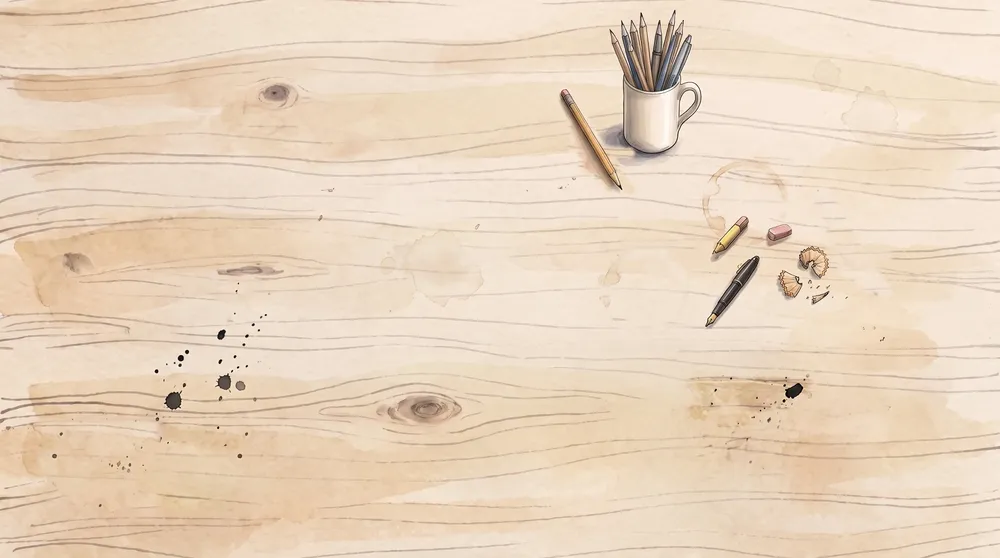
#> input picture assets/lw/desk4-scene-a.webp, 1000 x 558 px, shrunk from 2752 x 1536 before the run
$ python -i _designlab_shelf_spines.py   (imports and definitions only)
#> lines starting #> are read from the running program, lines starting #| are printed output that depends on the picture
"""Paint the classic dashboard's bookshelf: nine subject spines (cloth colour
+ small motif, line-and-wash, prompt-only, NO text), one shelf plank, one
amber bookmark ribbon. Each spine is cut to alpha (paper background removed)
so the dashboard can stack sketch/colour copies for the ink-fill effect.
Outputs design-lab/assets/lw/shelf/{slug}.png (+ plank.png, ribbon.png).
"""
import io, os, time
from google import genai
from google.genai import types
from PIL import Image
import numpy as np
from scipy.ndimage import binary_dilation, binary_fill_holes, gaussian_filter

ROOT = os.path.dirname(os.path.dirname(os.path.abspath(__file__)))
OUT = os.path.join(ROOT, "design-lab", "assets", "lw", "shelf")
# [1 line not run here, left out]
# [1 line that did not run here, left out]
MODEL = "gemini-3-pro-image-preview"

STYLE = ("REFINED line-and-wash study: clean confident pen-and-ink linework with thin "
         "watercolour washes. ONE closed cloth-bound hardback book standing upright, seen "
         "exactly from its SPINE side so the spine faces the viewer square-on: a tall "
         "chunky rounded spine, its width about one fifth of its height, filling most of "
         "the frame height, isolated on plain pale warm paper, nothing else in frame. "
         "ABSOLUTELY NO text, letters, numbers or titles anywhere.")

SPINES = {
  "maths":   ("slate blue-grey cloth ({}), a small drawn pair of compasses emblem near the head of the spine", "#4e5f66"),
  "lang":    ("dusty steel-blue cloth ({}), a small quill pen emblem near the head of the spine", "#5b7285"),
  "lit":     ("muted plum cloth ({}), a small theatre-masks emblem near the head of the spine", "#7d5a78"),
  "science": ("sage green cloth ({}), a small conical flask emblem near the head of the spine", "#4e6e5d"),
  "history": ("warm russet-brown cloth ({}), a small laurel wreath emblem near the head of the spine", "#8a5a44"),
  "geog":    ("moss green cloth ({}), a small globe emblem near the head of the spine", "#6d7a4e"),
  "spanish": ("terracotta cloth ({}), a small fan emblem near the head of the spine", "#a2643f"),
  "cs":      ("cool graphite-blue cloth ({}), a small circuit-node emblem near the head of the spine", "#54606e"),
  "rs":      ("muted violet cloth ({}), a small dove emblem near the head of the spine", "#6f5b91"),
}
EXTRAS = {
  "plank":  "REFINED line-and-wash study: a long horizontal wooden bookshelf plank seen straight-on, warm honey-brown wood with subtle grain, thin watercolour wash, isolated on plain pale warm paper, nothing else. ABSOLUTELY NO text.",
  "ribbon": "REFINED line-and-wash study: a single small amber-orange silk bookmark ribbon hanging straight down with a neat angled cut tail, isolated on plain pale warm paper, nothing else in frame. ABSOLUTELY NO text.",
}

def extract(r):
    for c in (r.candidates or []):
        for p in (getattr(getattr(c, "content", None), "parts", None) or []):
            d = getattr(p, "inline_data", None)
            if d and getattr(d, "data", None):
                return d.data
    return None

def gen(prompt, aspect):
    for attempt in range(4):
        for cfg in (types.GenerateContentConfig(response_modalities=["IMAGE"],
                        image_config=types.ImageConfig(aspect_ratio=aspect)),
                    types.GenerateContentConfig(response_modalities=["IMAGE"])):
            try:
                r = client.models.generate_content(model=MODEL, contents=[prompt], config=cfg)
                d = extract(r)
                if d: return Image.open(io.BytesIO(d)).convert("RGB")
            except Exception as e:
                if any(k in str(e) for k in ("503", "429", "UNAVAILABLE", "RESOURCE_EXHAUSTED")):
                    time.sleep(5 * (attempt + 1)); break
                raise
    raise RuntimeError("gen failed")

def cut_alpha(im, feather=1.2):
    """Remove the near-uniform paper background: distance from median corner
    colour -> alpha, holes filled so pale cloth interiors survive."""
    a = np.array(im).astype(np.float64)
    corners = np.concatenate([a[:12, :12].reshape(-1, 3), a[:12, -12:].reshape(-1, 3),
                              a[-12:, :12].reshape(-1, 3), a[-12:, -12:].reshape(-1, 3)])
    bg = np.median(corners, axis=0)
    dist = np.sqrt(((a - bg) ** 2).sum(axis=2))
    obj = dist > 26
    obj = binary_fill_holes(binary_dilation(obj, iterations=2))
    # keep only the largest connected piece (drops detached paper patches)
    from scipy.ndimage import label as cclabel
    lab, n = cclabel(obj)
    if n > 1:
        sizes = np.bincount(lab.ravel()); sizes[0] = 0
        obj = lab == sizes.argmax()
    alpha = gaussian_filter(obj.astype(np.float64), feather)
    ys, xs = np.where(alpha > 0.5)
    if len(ys) == 0: raise RuntimeError("empty cut")
    y0, y1, x0, x1 = ys.min(), ys.max() + 1, xs.min(), xs.max() + 1
    rgba = np.dstack([a, alpha[..., None] * 255]).astype(np.uint8)
    return Image.fromarray(rgba[y0:y1, x0:x1], "RGBA")

# [13 lines not run here, left out]

>>> import cv2
>>> picture = cv2.imread('../assets/lw/desk4-scene-a.webp', cv2.IMREAD_GRAYSCALE)
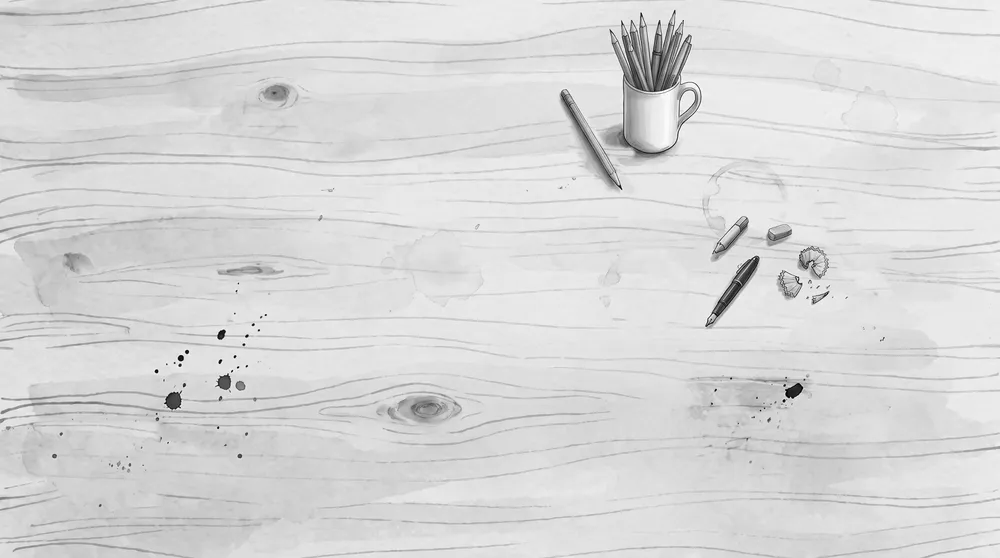
#> picture: shape (558, 1000); min 0, max 255, mean 216.5
>>> result = cut_alpha(picture)
#> in cut_alpha, `corners = np.concatenate([a[:12, :12].reshape(-1, 3), a[:12, -12:].res..`: corners = 192 rows, first 8: [223, 223, 223], [223, 223, 223], [223, 223, 225], [228, 221, 211], [223, 223, 223], [223, 223, 223], [223, 222, 213], [197, 188, 190]
#> in cut_alpha, `bg = np.median(corners, axis=0)`: bg = [227, 226, 227.5]
#> (the run stopped early here; a loop or call above may not have finished)
